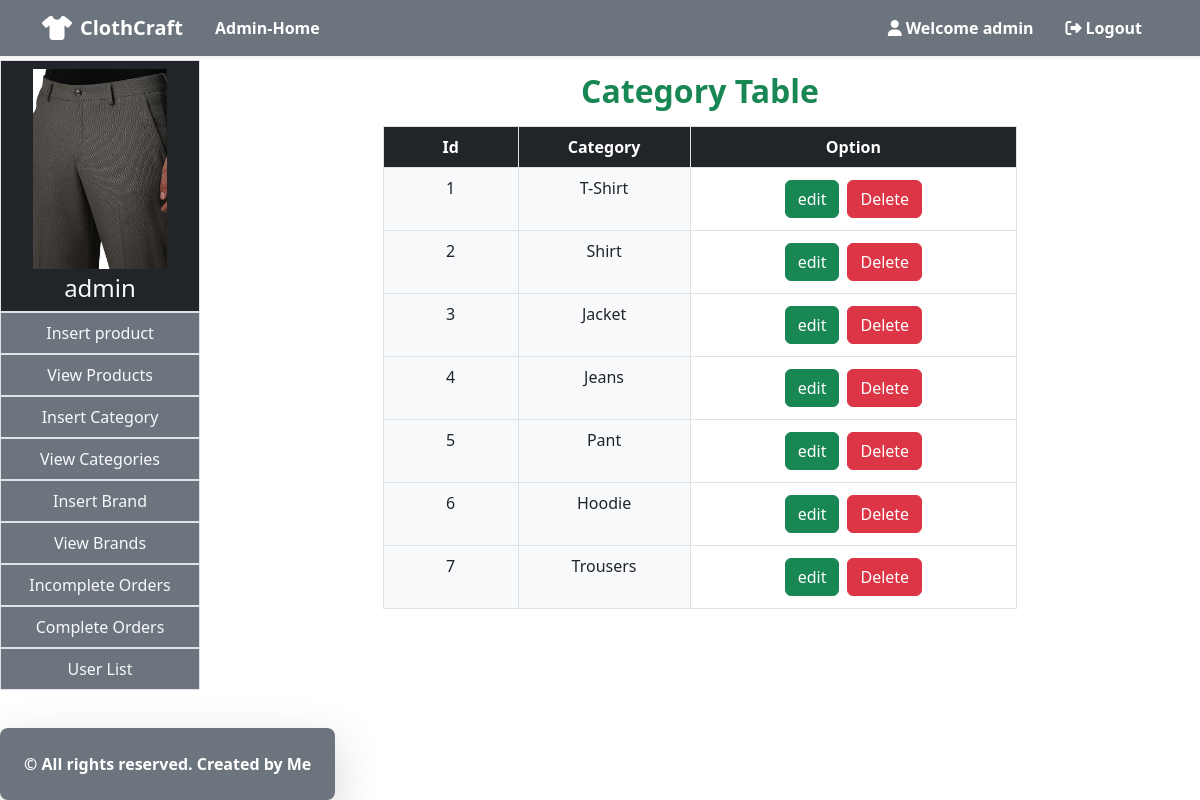
/admin_area/index.php?view_category (signed in), run on the app's committed database.
### tables this page shows
CREATE TABLE `category` (
  `category_id` int(11) NOT NULL,
  `category_name` varchar(30) NOT NULL
);

### admin_area/view_category.php (the view)
<div class="d-flex align-items-center justify-content-center min-vh-50 mt-3">
    <div class="container">
        <h2 class="text-center text-success fw-bold">Category Table</h2>
        <div class="col-md-8 mx-auto">
            <table class="table my-3 border table-bordered table-hover mx-auto">
                <thead>
                    <tr>
                        <th class="col-1 text-center bg-dark text-white" scope="col">Id</th>
                        <th class="col-1 text-center bg-dark text-white" scope="col">Category</th>
                        <th class="col-2 text-center bg-dark text-white" scope="col">Option</th>
                    </tr>
                </thead>
                <tbody>
                    <?php
                    include('../database/db.php');
                    $query = ("SELECT * FROM `category` ");
                    $result = $conn->query($query);
                    foreach ($result as $row) {
                        $category_name = $row['category_name'];
                        $category_id = $row['category_id'];
                        echo "<tr class='border'>
                        <td class='bg-light text-center text-dark'>$category_id</td>
                        <td class='bg-light text-center text-dark'>$category_name</td>
                        <td>
                            <div class='d-flex justify-content-center'>
                                <a class='btn btn-success text-white m-1' name='product_edit' href='?view_category&edit_category=$category_id'>edit</a>
                                <a class='btn btn-danger text-white m-1' name='delete' href='?view_category&delete_category=$category_id'>Delete</a>
                            </div>
                        </td>
                      </tr>";
                    }
                    ?>
                </tbody>
            </table>
        </div>
    </div>
</div>

### admin_area/index.php (shortened to what this page needs)
<!doctype html>
<html lang="en">
<head>
    <link href="https://cdn.jsdelivr.net/npm/bootstrap@5.3.3/dist/css/bootstrap.min.css" rel="stylesheet"
>
    <link rel="stylesheet" href="https://cdnjs.cloudflare.com/ajax/libs/animate.css/4.1.1/animate.min.css" />
    <link rel="stylesheet" href="style.css">
</head>
<body>
    <?php
    include('components/header.php');
    include('../database/db.php');
    if (isset($_GET['admin_register']) && !isset($_SESSION['admin'])) {
        include('admin_register.php');
    } else if (isset($_GET['admin_login']) && !isset($_SESSION['admin'])) {
        include('admin_login.php');
    } else if (!isset($_SESSION['admin'])) {
        header("Location: index.php?admin_login");
        exit();
    } else if (isset($_GET['logout'])) {
        session_unset();
        session_destroy();
        header("location: /cloth-store/");
    } else if (isset($_SESSION['admin'])) {
        $admin_id = $_SESSION['admin']['admin_id'];
        $admin_name = $_SESSION['admin']['admin_name'];
        $image = $conn->query("SELECT admin_image FROM `admin` WHERE admin_id = $admin_id")->fetch_assoc()['admin_image'];
        $admin_image = '../image/' . $image;
        ?>
                        <div class="d-flex container-fluid p-0 m-0">
                            <div class="col-md-2 bg-secondary p-0 m-0 mt-1 position-relative">
                                <div class="collapse d-md-block" id="sidebarMenu">
                                    <ul class="navbar-nav me-auto">
                                        <div>
                                            <li class="nav-item bg-dark text-white text-center border border-1">
                                                <a class="nav-link decoration-none text-light" href="#">
                                                    <div class="d-flex flex-column align-items-center">
                                                        <img src="<?php echo $admin_image; ?>" class="img-fluid"
                                                            style="height: 200px;  object-fit: cover; margin-bottom: 5px;">
                                                    </div>
                                                    <h4 class="mb-0"><?php echo $admin_name; ?></h4>
                                                </a>
                                            </li>
                                        </div>
                                        <li class="nav-item text-white text-center border border-1">
                                            <a class="nav-link decoration-none text-light" href="?insert_product">Insert product</a>
                                        </li>
                                        <li class="nav-item text-white text-center border border-1">
                                            <a class="nav-link decoration-none text-light" href="?view_product">View Products</a>
                                        </li>
                                        <li class="nav-item text-white text-center border border-1">
                                            <a class="nav-link decoration-none text-light" href="index.php?insert_category">Insert
                                                Category</a>
                                        </li>
                                        <li class="nav-item text-white text-center border border-1">
                                            <a class="nav-link decoration-none text-light" href="index.php?view_category">View
                                                Categories</a>
                                        </li>
                                        <li class="nav-item text-white text-center border border-1">
                                            <a class="nav-link decoration-none text-light" href="index.php?insert_brand">Insert Brand</a>
                                        </li>
                                        <li class="nav-item text-white text-center border border-1">
                                            <a class="nav-link decoration-none text-light" href="?view_brand">View Brands</a>
                                        </li>
                                        <li class="nav-item text-white text-center border border-1">
                                            <a class="nav-link decoration-none text-light" href="?incomplete_orders">Incomplete Orders</a>
                                        </li>
                                        <li class="nav-item text-white text-center border border-1">
                                            <a class="nav-link decoration-none text-light" href="?complete_orders">Complete Orders</a>
                                        </li>
                                        <li class="nav-item text-white text-center border border-1">
                                            <a class="nav-link decoration-none text-light" href="?user_list">User List</a>
                                        </li>
                                    </ul>
                                </div>
                            </div>
                            <div class="col-md-10">
                                <div class="container">
                        <?php
                        if (isset($_GET['insert_category'])) {
                            include('insert_category.php');
                        } else if (isset($_GET['insert_brand'])) {
                            include('insert_brand.php');
                        } else if (isset($_GET['remove_product'])) {
                            include('remove_product.php');
                        } else if (isset($_GET['view_category'])) {
                            include('view_category.php');
                        } else if (isset($_GET['insert_product'])) {
                            include('insert_product.php');
                        } else if (isset($_GET['view_product'])) {
                            include('view_product.php');
                        } else if (isset($_GET['view_brand'])) {
                            include('view_brand.php');
                        } else if (isset($_GET['edit_product'])) {
                            include('edit_product.php');
                        } else if (isset($_GET['incomplete_orders'])) {
                            include('incomplete_orders.php');
                        } else if (isset($_GET['user_list'])) {
                            include('user_list.php');
                        } else if (isset($_GET['complete_orders'])) {
                            include('complete_orders.php');
                        }
                        ?>
                                </div>
                            </div>
                        </div>
        <?php
    }
    ?>
    <div class="bg-secondary text-white p-4 text-center shadow-lg rounded-3 mt-5 footer">
        <p class="fw-bold mb-0">© All rights reserved. Created by Me</p>
    </div>
</body>
</html>

### style.css (style rules this page uses)
.footer { position: absolute; bottom: 0; }

### data on the page
category: category_id "1", category_name "T-Shirt"
category: category_id "2", category_name "Shirt"
category: category_id "3", category_name "Jacket"
category: category_id "4", category_name "Jeans"
category: category_id "5", category_name "Pant"
category: category_id "6", category_name "Hoodie"
category: category_id "7", category_name "Trousers"

### other printed values
$_SESSION['admin']['admin_name'] "admin"
$admin_name "admin"
